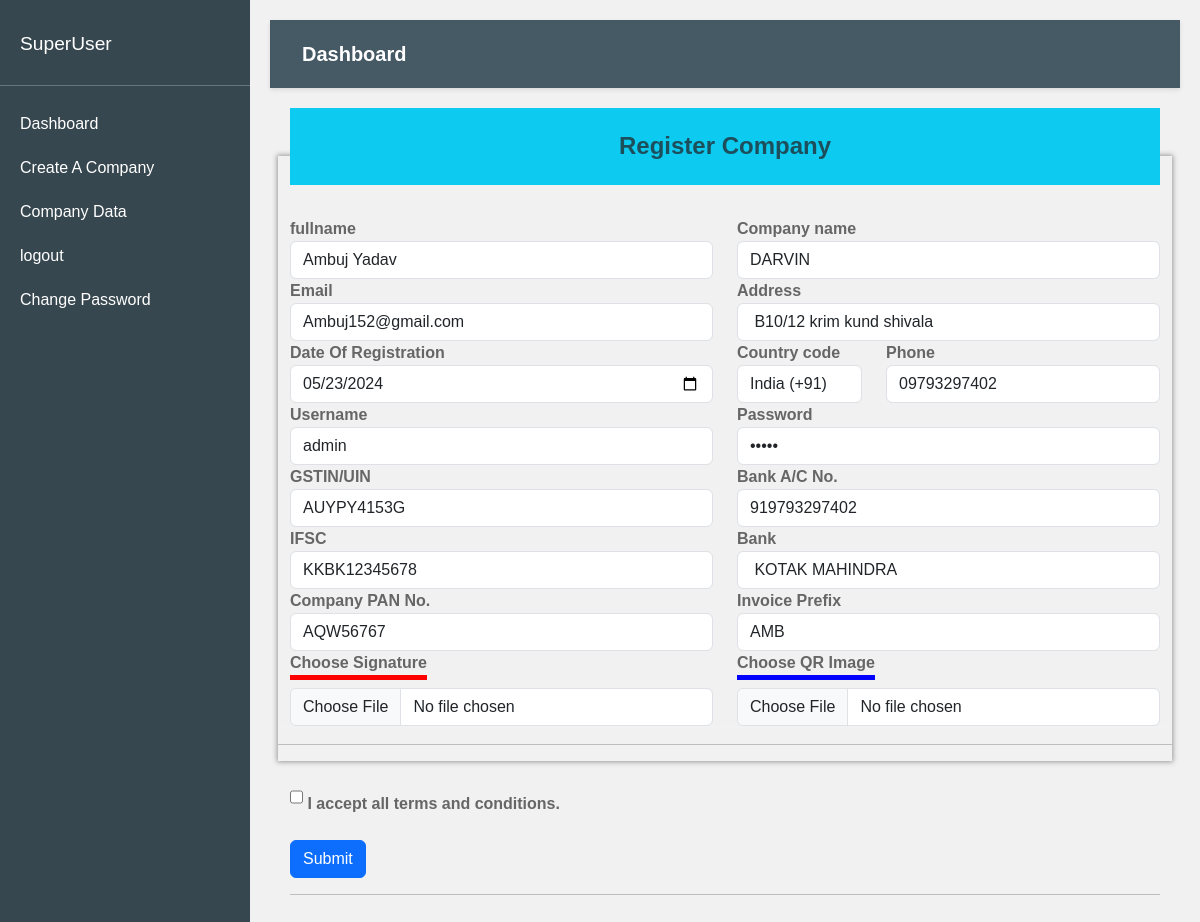
The page /superuser/updatecompany.php?cu=1 (signed in) on the database its author committed.
### tables this page shows
CREATE TABLE `vendors` (
  `id` int(11) NOT NULL,
  `companyid` varchar(255) NOT NULL,
  `fullname` varchar(55) NOT NULL,
  `companyname` varchar(55) NOT NULL,
  `email` varchar(55) NOT NULL,
  `address` varchar(55) NOT NULL,
  `dataeofregistration` date NOT NULL,
  `mobile` varchar(250) NOT NULL,
  `gstnumber` varchar(250) NOT NULL,
  `account` varchar(50) NOT NULL,
  `ifsc` varchar(50) NOT NULL,
  `bank` varchar(55) NOT NULL,
  `username` varchar(55) NOT NULL,
  `password` varchar(55) NOT NULL,
  `taxpercentage` int(55) NOT NULL,
  `status` varchar(55) NOT NULL,
  `companypan` varchar(255) NOT NULL,
  `in-prefix` varchar(55) NOT NULL,
  `filepath` varchar(255) NOT NULL,
  `qr` varchar(255) NOT NULL
);

### superuser/updatecompany.php (the view, shortened to what this page needs)
<?php
if(isset($_SESSION['userid']))
{
?>
<!DOCTYPE html>
<html lang="en">
<head>
  <link href="https://cdn.jsdelivr.net/npm/bootstrap@5.3.0-alpha1/dist/css/bootstrap.min.css" rel="stylesheet">
</head>
<body>
  <?php
  include('sidemenu.php')
  ?>
  <div class="main-content">
   <?php
   include('tooglemenu.php');
   ?>
<br>
<div class="container mt-4" style=" padding: 20px !important;">
<?php
include('../connection.php');
if(isset($_GET['cu']))
{
  $companydata=$_GET['cu'];
  $select="SELECT * FROM `vendors` WHERE `id`='$companydata'";
  $runQ=mysqli_query($conn,$select);
  $fet=mysqli_fetch_assoc($runQ);
?>
  <form method="post" enctype="multipart/form-data">
    <div class="row jumbotron box8">
      <br>
      <div class="col-sm-12 mx-t3 mb-4">
        <h4 class="text-center text-muted bg-info p-4"> <strong>Register Company</strong></h4>
      </div>
      <div class="col-sm-6 form-group">
        <label for="name-f">fullname</label>
        <input type="text" class="form-control" name="fullname" placeholder="Fullname" value="<?php echo $fet['fullname']?>">
      </div>
      <div class="col-sm-6 form-group">
        <label for="name-l">Company name</label>
        <input type="text" class="form-control" name="companyname" placeholder="Company Name"  value="<?php echo $fet['companyname']?>" required>
      </div>
      <div class="col-sm-6 form-group">
        <label for="email">Email</label>
        <input type="email" class="form-control" name="email"  placeholder="Enter your email."  value="<?php echo $fet['email']?>" required>
      </div>
      <div class="col-sm-6 form-group">
        <label for="address-1">Address</label>
        <input type="address" class="form-control" name="address"  placeholder="Locality" value="<?php echo $fet['address']?>" required>
      </div>
      <div class="col-sm-6 form-group">
        <label for="Date">Date Of Registration</label>
        <input type="date" name="dateofregistration" class="form-control"  placeholder=""  value="<?php echo $fet['dataeofregistration']?>" >
      </div>
      <div class="col-sm-2 form-group">
        <label for="cod">Country code</label>
        <select class="form-control browser-default custom-select">
        <option data-countryCode="IN" value="91">India (+91)</option>
        </select>
      </div>
      <div class="col-sm-4 form-group">
        <label for="tel">Phone</label>
        <input type="tel" name="phone" class="form-control"  placeholder="Enter Your Contact Number."  value="<?php echo $fet['mobile']?>" required>
      </div>
      <div class="col-sm-6 form-group">
        <label >Username</label>
        <input type="text" name="username" class="form-control"  placeholder="Enter username"  value="<?php echo $fet['username']?>" required>
      </div>
      <div class="col-sm-6 form-group">
        <label >Password</label>
        <input type="Password" name="password" class="form-control" placeholder="Enter your password."  value="<?php echo $fet['password']?>" required>
      </div>
      <div class="col-sm-6 form-group">
        <label >GSTIN/UIN</label>
        <input type="text" name="gstnumber" class="form-control"  placeholder="GST No."  value="<?php echo $fet['gstnumber']?>" required>
      </div>
      <div class="col-sm-6 form-group">
        <label >Bank A/C No.</label>
        <input type="text" name="account" class="form-control"  placeholder="Accoun No."  value="<?php echo $fet['account']?>" required>
      </div>
      <div class="col-sm-6 form-group">
        <label >IFSC</label>
        <input type="text" name="ifsc" class="form-control"  placeholder="IFSC No."  value="<?php echo $fet['ifsc']?>"required>
      </div>
      <div class="col-sm-6 form-group">
        <label >Bank</label>
        <input type="text" name="bank" class="form-control" placeholder="Bank Name"  value="<?php echo $fet['bank']?>"required>
      </div>
      <div class="col-sm-6 form-group">
        <label >Company PAN No.</label>
        <input type="text" name="pancard" class="form-control"  placeholder="Pan Card"  value="<?php echo $fet['companypan']?>" required>
      </div>
      <div class="col-sm-6 form-group">
        <label >Invoice Prefix</label>
        <input type="text" name="prefix" class="form-control"  placeholder="Invoice prefix"  value="<?php echo $fet['in-prefix']?>" required>
      </div>
      <div class="col-sm-6">
                            <label for="fileInput" class="form-label" style="border-bottom: 5px solid red;">Choose Signature</label>
                            <input type="file" class="form-control" id="fileInput" name="filename">
                          </div>
                          <div class="col-sm-6">
                            <label for="fileInput" class="form-label" style="border-bottom: 5px solid blue;">Choose QR Image</label>
                            <input type="file" class="form-control" id="fileInput" name="filename2" required >
                          </div>
     <hr style="border:1px solid #F1F1F1">
     <hr>
    </div>
    <br>
      <div class="col-sm-12">
        <input type="checkbox" class="form-check d-inline" required><label for="chb" class="form-check-label">&nbsp;I accept all terms and conditions.
        </label>
      </div>
      <br>
      <div class="col-sm-12 form-group mb-0">
        <input type="submit" class="btn btn-primary float-right" name="submit"><hr><br>
      </div>
      <br>
    </div>
    <br>
  <?php
}
  ?>
  <br>
</div>
<br>
</body>
</html>
<?php
}
else{
  echo "<script>alert('please login first')</>";
  header('Location:index.php');
}
?>

### superuser/updatecompany.php (style rules this page uses)
body { font-family: Arial, sans-serif; }
.main-content { margin-left: 250px; padding: 20px; transition: margin 0.3s; }
label { font-weight: 600; color: #666; }
body { background: #f1f1f1; }
.box8 { box-shadow: 0px 0px 5px 1px #999; }
.mx-t3 { margin-top: -3rem; }

### rows shown on the page
vendors: fullname "Ambuj Yadav", companyname "DARVIN", email "Ambuj152@gmail.com", address "B10/12 krim kund shivala", dateofregistration "05/23/2024", phone "09793297402", username "admin", gstnumber "AUYPY4153G", account "919793297402", ifsc "KKBK12345678", bank "KOTAK MAHINDRA", pancard "AQW56767", prefix "AMB"
